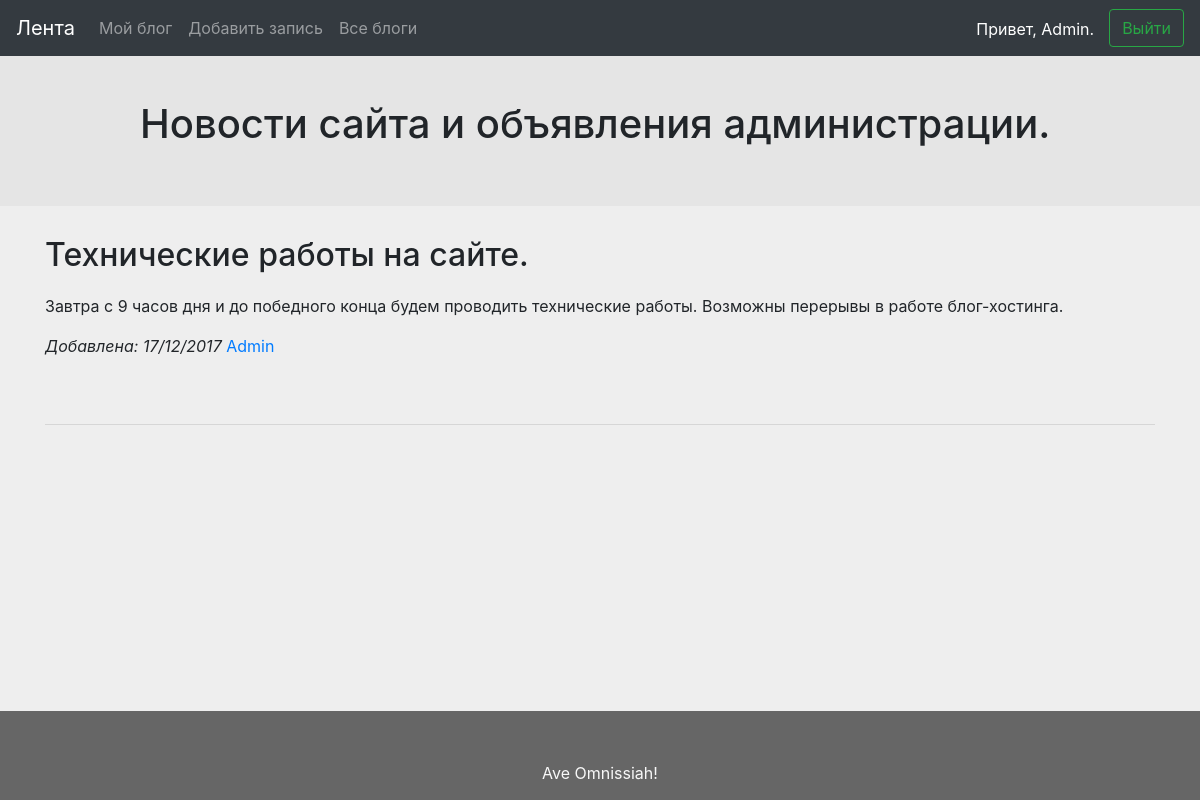
Page /record/30/ (signed in) on the committed database.
### blogs/models.py (models this page shows, shortened)
class Record(models.Model):
    creator = models.ForeignKey('users.Users', related_name='records', verbose_name='Автор')
    title = models.CharField(max_length=200, blank=True, verbose_name='Название')
    body = models.TextField(verbose_name='Текст')
    created = models.DateTimeField(auto_now_add=True)
    class Meta:
        ordering = ('-created',)

### users/models.py (models this page shows, shortened)
class Users(models.Model):
    user = models.OneToOneField(User, null=True)
    blog_name = models.CharField(max_length=200, blank=True, verbose_name='Название блога')
    subscribes = models.ManyToManyField('Users', related_name='subscribers', verbose_name='Подписки', blank=True)
    viewed_records = models.ManyToManyField(Record, related_name='viewers', verbose_name='Просмотренные', blank=True)

### blogs/views.py (the view)
# urls.py: url(r'^record/(?P<pk>[0-9]+)/$', RecordDetailView.as_view(), name='record'),
class RecordDetailView(DetailView):
    model = Record
    context_object_name = 'record'

### templates/blogs/record_detail.html (shortened to what this page needs)
{% extends 'main.html' %}
{% block title %}
    <h1>{{ record.creator.blog_name }}</h1>
{% endblock %}
{% block content %}
    <div class="row">
        <div class="col-12">
            <h2>{{ record.title }}</h2>
            <p>{{ record.body|safe}}</p>
            <div class="row" style="margin-bottom: 50px">
                <div class="col-5">
                    <em>Добавлена: {{ record.created|date:"d/m/Y" }}</em>
                    <a href="{% url 'blogs:records' record.creator.id %}">{{ record.creator.user.get_full_name }}</a>
                </div>
            </div>
        </div>
    </div>
    <hr>
{% endblock %}

### templates/main.html (shortened to what this page needs)
{% load static %}
<!DOCTYPE html>
<html lang="en">
<head>
    <link rel="stylesheet" href="{% static 'bootstrap/css/bootstrap.css'%}">
    <link rel="stylesheet" href="{% static 'styles.css'%}">
</head>
<body>
<nav class="navbar navbar-expand-md navbar-dark bg-dark fixed-top">
      {% if request.user.id %}
          <a class="navbar-brand" href="{% url 'blogs:records' %}">Лента</a>
      {% endif %}
      <div class="collapse navbar-collapse" id="navbarsExampleDefault">
        <ul class="navbar-nav mr-auto">
          {% if request.user.id %}
              <li class="nav-item">
                <a class="nav-link" href="{% url 'blogs:records' request.user.id %}">Мой блог</a>
              </li>
              <li class="nav-item">
                <a class="nav-link" href="{% url 'blogs:add_record' %}">Добавить запись</a>
              </li>
          {% endif %}
          <li class="nav-item">
            <a class="nav-link" href="{% url 'users:blogs' %}">Все блоги</a>
          </li>
        </ul>
        {% if request.user.id %}
            <div class="row">
                <div class="greeting">
                    Привет, {{ request.user.first_name }}.
                </div>
                <div class="col">
                    <a href="{% url 'logout' %}" class="btn btn-outline-success my-2 my-sm-0">Выйти</a>
                </div>
            </div>
        {% else %}
          <div class="row col-1">
              <a href="{% url 'login' %}" class="btn btn-outline-success my-2 my-sm-0">Войти</a>
            </div>
        {% endif %}
      </div>
    </nav>
<div class = "header">
    <div class="container">
        <div class="row">
            <div class="col-10" style="margin: 30px auto">
                {% block title %}
                {% endblock %}
            </div>
        </div>
    </div>
</div>
<div class="container">
    {% block content %}
    {% endblock %}
</div>
<footer>
    <div class="container">
        <div class="row justify-content-center">
            <div class="row" style="margin-top: 50px; color: #f8f8f8">
                Ave Omnissiah!
            </div>
        </div>
    </div>
</footer>
</body>
</html>

### static/styles.css (style rules this page uses)
html { position: relative; min-height: 100%; }
body { background-color: #eee; margin-bottom: 105px; }
.greeting { color: #fff; padding-top: 0.5rem; text-align: center; }
.header { padding:70px 0 20px; background-color: #e5e5e5; margin-bottom: 30px }
footer { position: absolute; bottom: 0; width: 100%; background-color: #666; padding-bottom: 15px; margin-top: 50px; }

### rows in the picture
Record: creator.blog_name "Новости сайта и объявления администрации.", title "Технические работы на сайте.", body "Завтра с 9 часов дня и до победного конца будем проводить технические работы. Возможны перерывы в работе блог-хостинга.", created "17/12/2017", creator.user.get_full_name "Admin"

### other values in the picture
{{ request.user.first_name }} "Admin"
